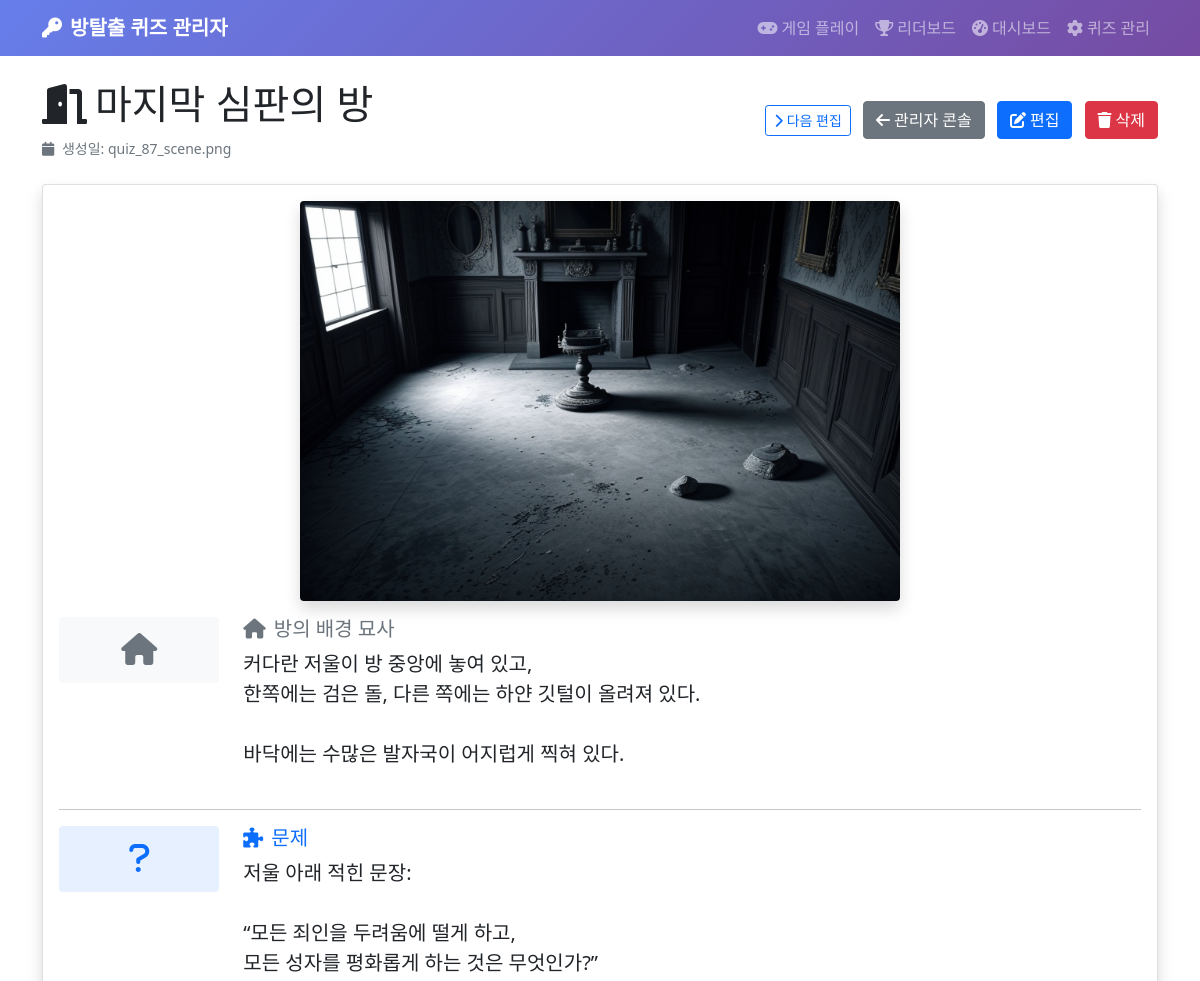
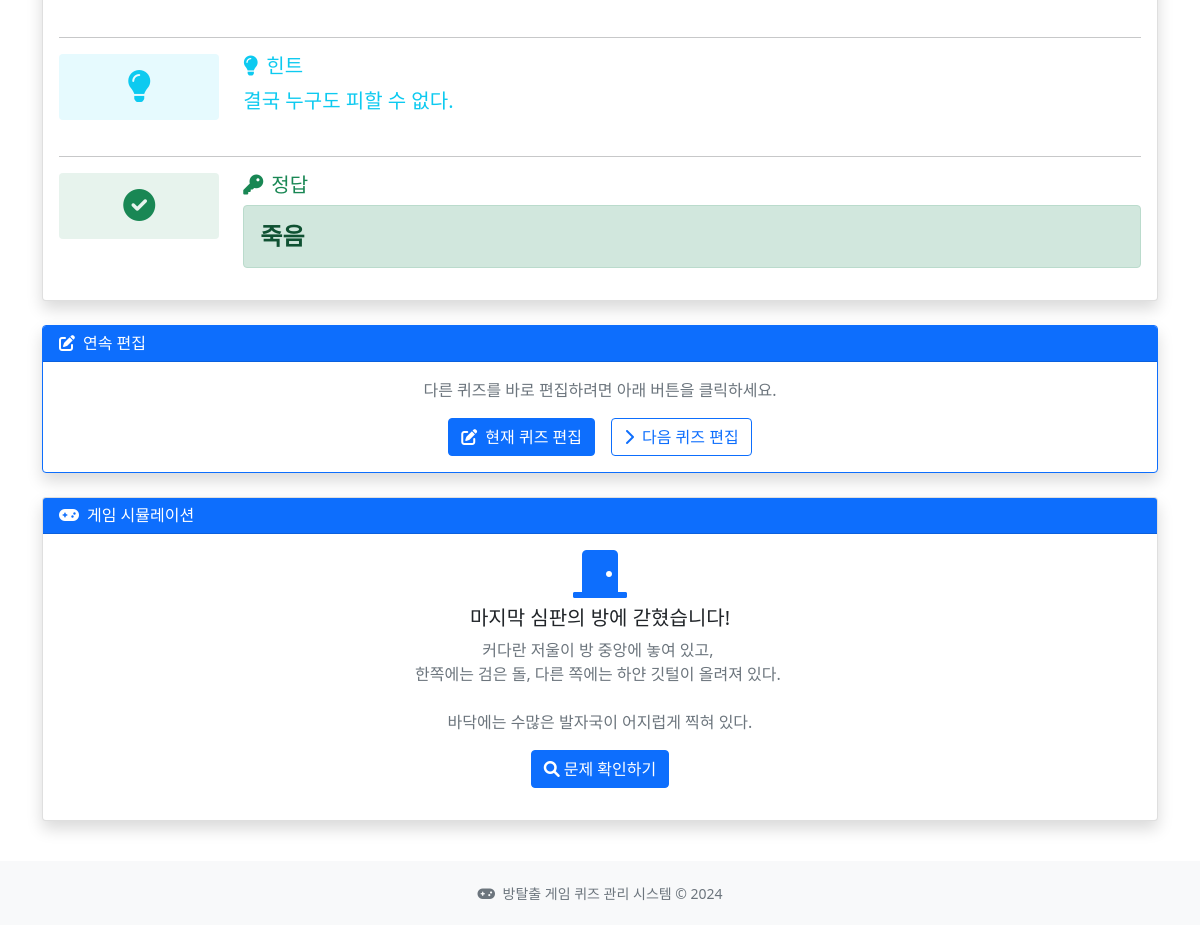
The page /quiz/87 on the database its author committed (2 pictures, top to bottom).
### tables this page shows
CREATE TABLE quizzes (
            id INTEGER PRIMARY KEY AUTOINCREMENT,
            room_name TEXT NOT NULL,
            background_description TEXT NOT NULL,
            question TEXT NOT NULL,
            hint TEXT NOT NULL,
            answer TEXT NOT NULL,
            created_at TIMESTAMP DEFAULT CURRENT_TIMESTAMP
        , image_path TEXT);

### app.py (the view)
@app.route('/quiz/<int:quiz_id>')
def quiz_detail(quiz_id):
    quiz = database.get_quiz_by_id(quiz_id)
    if not quiz:
        flash('퀴즈를 찾을 수 없습니다.', 'error')
        return redirect(url_for('admin_console'))
    prev_quiz_id, next_quiz_id = database.get_next_prev_quiz_ids(quiz_id)
    return render_template('quiz_detail.html', quiz=quiz,
                         prev_quiz_id=prev_quiz_id, next_quiz_id=next_quiz_id)

### database.py (called while the page is built)
def get_quiz_by_id(quiz_id):
    conn = sqlite3.connect(DATABASE_NAME)
    cursor = conn.cursor()
    cursor.execute('''
        SELECT id, room_name, background_description, question, hint, answer, image_path, created_at
        FROM quizzes WHERE id = ?
    ''', (quiz_id,))
    quiz = cursor.fetchone()
    conn.close()
    return quiz

def get_next_prev_quiz_ids(current_quiz_id):
    conn = sqlite3.connect(DATABASE_NAME)
    cursor = conn.cursor()
    cursor.execute('SELECT id FROM quizzes ORDER BY created_at DESC')
    quiz_ids = [row[0] for row in cursor.fetchall()]
    conn.close()
    if current_quiz_id not in quiz_ids:
        return None, None
    current_index = quiz_ids.index(current_quiz_id)
    prev_quiz_id = quiz_ids[current_index - 1] if current_index > 0 else None
    next_quiz_id = quiz_ids[current_index + 1] if current_index < len(quiz_ids) - 1 else None
    return prev_quiz_id, next_quiz_id

### templates/quiz_detail.html (shortened to what this page needs)
{% extends "base.html" %}
{% block content %}
<div class="row">
    <div class="col-12">
        <div class="d-flex justify-content-between align-items-center mb-4">
            <div>
                <h1 class="mb-2">
                    <i class="fas fa-door-open me-2"></i>{{ quiz[1] }}
                </h1>
                <small class="text-muted">
                    <i class="fas fa-calendar me-1"></i>
                    생성일: {{ quiz[6] }}
                </small>
            </div>
            <div>
                <div class="btn-group me-2" role="group">
                    {% if next_quiz_id %}
                    <a href="{{ url_for('edit_quiz_page', quiz_id=next_quiz_id) }}" class="btn btn-outline-primary btn-sm" title="다음 퀴즈 편집">
                        <i class="fas fa-chevron-right me-1"></i>다음 편집
                    </a>
                    {% endif %}
                </div>
                <a href="{{ url_for('admin_console') }}" class="btn btn-secondary me-2">
                    <i class="fas fa-arrow-left me-1"></i>관리자 콘솔
                </a>
                <a href="{{ url_for('edit_quiz_page', quiz_id=quiz[0]) }}" class="btn btn-primary me-2">
                    <i class="fas fa-edit me-1"></i>편집
                </a>
                <button type="button" class="btn btn-danger" onclick="deleteQuiz()">
                    <i class="fas fa-trash me-1"></i>삭제
                </button>
            </div>
        </div>
    </div>
</div>
<div class="row">
    <div class="col-12">
        <div class="card shadow">
            <div class="card-body">
                <div class="mb-4">
                    {% if quiz[6] %}
                    <div class="text-center mb-3">
                        <img src="{{ url_for('static', filename='images/' + quiz[6]) }}"
                             class="img-fluid rounded shadow" style="max-height: 400px; object-fit: cover;"
                             alt="{{ quiz[1] }} 배경 이미지">
                    </div>
                    <div class="row">
                        <div class="col-md-2">
                            <div class="bg-light p-3 rounded text-center">
                                <i class="fas fa-home fa-2x text-muted"></i>
                            </div>
                        </div>
                        <div class="col-md-10">
                            <h5 class="text-muted mb-2">
                                <i class="fas fa-home me-2"></i>방의 배경 묘사
                            </h5>
                            <p class="lead" style="white-space: pre-wrap;">{{ quiz[2] }}</p>
                        </div>
                    </div>
                    {% endif %}
                </div>
                <hr>
                <div class="mb-4">
                    <div class="row">
                        <div class="col-md-2">
                            <div class="bg-primary bg-opacity-10 p-3 rounded text-center">
                                <i class="fas fa-question fa-2x text-primary"></i>
                            </div>
                        </div>
                                                 <div class="col-md-10">
                             <h5 class="text-primary mb-2">
                                 <i class="fas fa-puzzle-piece me-2"></i>문제
                             </h5>
                             <p class="fs-5" style="white-space: pre-wrap;">{{ quiz[3] }}</p>
                         </div>
                    </div>
                </div>
                <hr>
                <div class="mb-4">
                    <div class="row">
                        <div class="col-md-2">
                            <div class="bg-info bg-opacity-10 p-3 rounded text-center">
                                <i class="fas fa-lightbulb fa-2x text-info"></i>
                            </div>
                        </div>
                                                 <div class="col-md-10">
                             <h5 class="text-info mb-2">
                                 <i class="fas fa-lightbulb me-2"></i>힌트
                             </h5>
                             <p class="fs-5 text-info" style="white-space: pre-wrap;">{{ quiz[4] }}</p>
                         </div>
                    </div>
                </div>
                <hr>
                <div class="mb-0">
                    <div class="row">
                        <div class="col-md-2">
                            <div class="bg-success bg-opacity-10 p-3 rounded text-center">
                                <i class="fas fa-check-circle fa-2x text-success"></i>
                            </div>
                        </div>
                        <div class="col-md-10">
                            <h5 class="text-success mb-2">
                                <i class="fas fa-key me-2"></i>정답
                            </h5>
                            <div class="alert alert-success">
                                <h4 class="mb-0 fw-bold">{{ quiz[5] }}</h4>
                            </div>
                        </div>
                    </div>
                </div>
            </div>
        </div>
    </div>
</div>
{% if prev_quiz_id or next_quiz_id %}
<div class="row mt-4">
    <div class="col-12">
        <div class="card shadow border-primary">
            <div class="card-header bg-primary text-white">
                <h6 class="mb-0">
                    <i class="fas fa-edit me-2"></i>연속 편집
                </h6>
            </div>
            <div class="card-body text-center">
                <p class="text-muted mb-3">다른 퀴즈를 바로 편집하려면 아래 버튼을 클릭하세요.</p>
                <div class="d-flex justify-content-center gap-3">
                    <a href="{{ url_for('edit_quiz_page', quiz_id=quiz[0]) }}" class="btn btn-primary">
                        <i class="fas fa-edit me-2"></i>현재 퀴즈 편집
                    </a>
                    {% if next_quiz_id %}
                    <a href="{{ url_for('edit_quiz_page', quiz_id=next_quiz_id) }}" class="btn btn-outline-primary">
                        <i class="fas fa-chevron-right me-2"></i>다음 퀴즈 편집
                    </a>
                    {% endif %}
                </div>
            </div>
        </div>
    </div>
</div>
{% endif %}
<div class="row mt-4">
    <div class="col-12">
        <div class="card shadow">
            <div class="card-header bg-primary text-white">
                <h6 class="mb-0">
                    <i class="fas fa-gamepad me-2"></i>게임 시뮬레이션
                </h6>
            </div>
            <div class="card-body">
                <div id="gameSimulation" class="text-center">
                                         <div class="mb-3">
                         <i class="fas fa-door-closed fa-3x text-primary mb-2"></i>
                         <h5>{{ quiz[1] }}에 갇혔습니다!</h5>
                         <p class="text-muted" style="white-space: pre-wrap;">{{ quiz[2] }}</p>
                     </div>
                    <div class="mb-3">
                        <button type="button" class="btn btn-primary" onclick="showQuestion()">
                            <i class="fas fa-search me-1"></i>문제 확인하기
                        </button>
                    </div>
                </div>
            </div>
        </div>
    </div>
</div>
{% endblock %}

### rows shown on the page
quizzes: room_name "마지막 심판의 방", image_path "quiz_87_scene.png", image_path (picture), background_description "커다란 저울이 방 중앙에 놓여 있고, 한쪽에는 검은 돌, 다른 쪽에는 하얀 깃털이 올려져 있다. 바닥에는 수많은 발자국이 어지럽게 찍혀 있다.", question "저울 아래 적힌 문장: “모든 죄인을 두려움에 떨게 하고, 모든 성자를 평화롭게 하는 것은 무엇인가?”", hint "결국 누구도 피할 수 없다.", answer "죽음"
